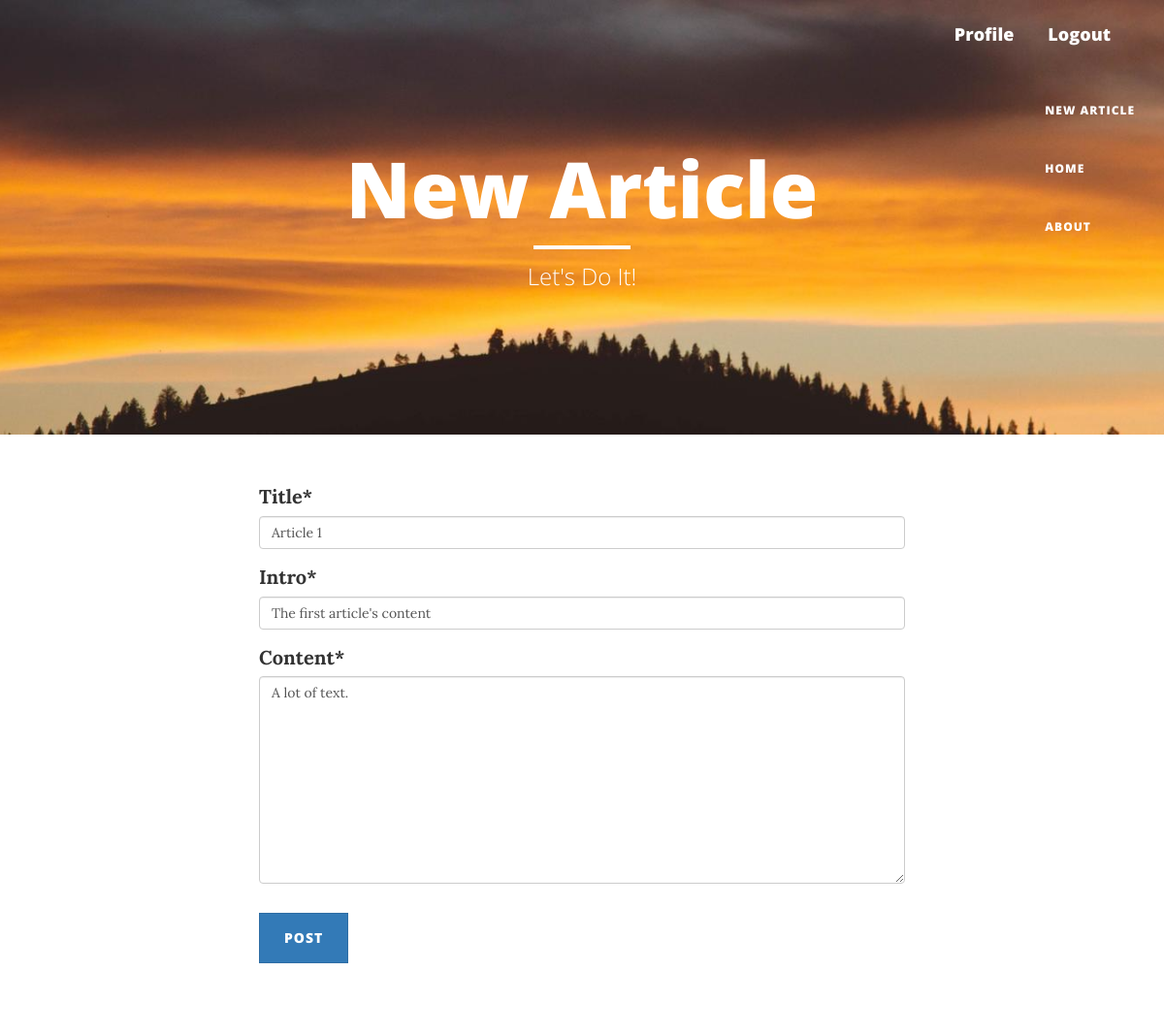
The page /article/1/update (signed in) on the database its author committed.
### blog/models.py (models this page shows, shortened)
class Article(models.Model):
    title = models.CharField(max_length=100)
    intro = models.CharField(max_length=500, null=True)
    content = models.TextField()
    date_posted = models.DateTimeField(default=timezone.now)
    author = models.ForeignKey(User, on_delete=models.CASCADE, related_name='articles')

### blog/views.py (the view, shortened to what this page needs)
# urls.py: path('article/<int:pk>/update', ArticleUpdateView.as_view(), name='article-update'),
class ArticleUpdateView(LoginRequiredMixin, UserPassesTestMixin, UpdateView):
    model = Article
    fields = ['title', 'intro', 'content']
    def test_func(self):
        article = self.get_object()
        if self.request.user == article.author:
            return True
        return False

### blog/templates/blog/article_form.html (shortened to what this page needs)
{% extends 'blog/basic.html' %}
{% load crispy_forms_tags %}
{% block header %}
<h1>New Article</h1>
<hr class="small">
<span class="subheading">Let's Do It!</span>
{% endblock header %}
{% block content %}
    <div class="content-section">
        <form method="POST" style="width: 60%; margin: 0 auto">
            <fieldset class="form-group">
                {{ form|crispy }}
            </fieldset>
            <div class="form-group">
                <button class="btn btn-primary" type="submit">Post</button>
            </div>
        </form>
    </div>
{% endblock content %}

### rows shown on the page
Article: title "Article 1", intro "The first article's content", content "A lot of text."
